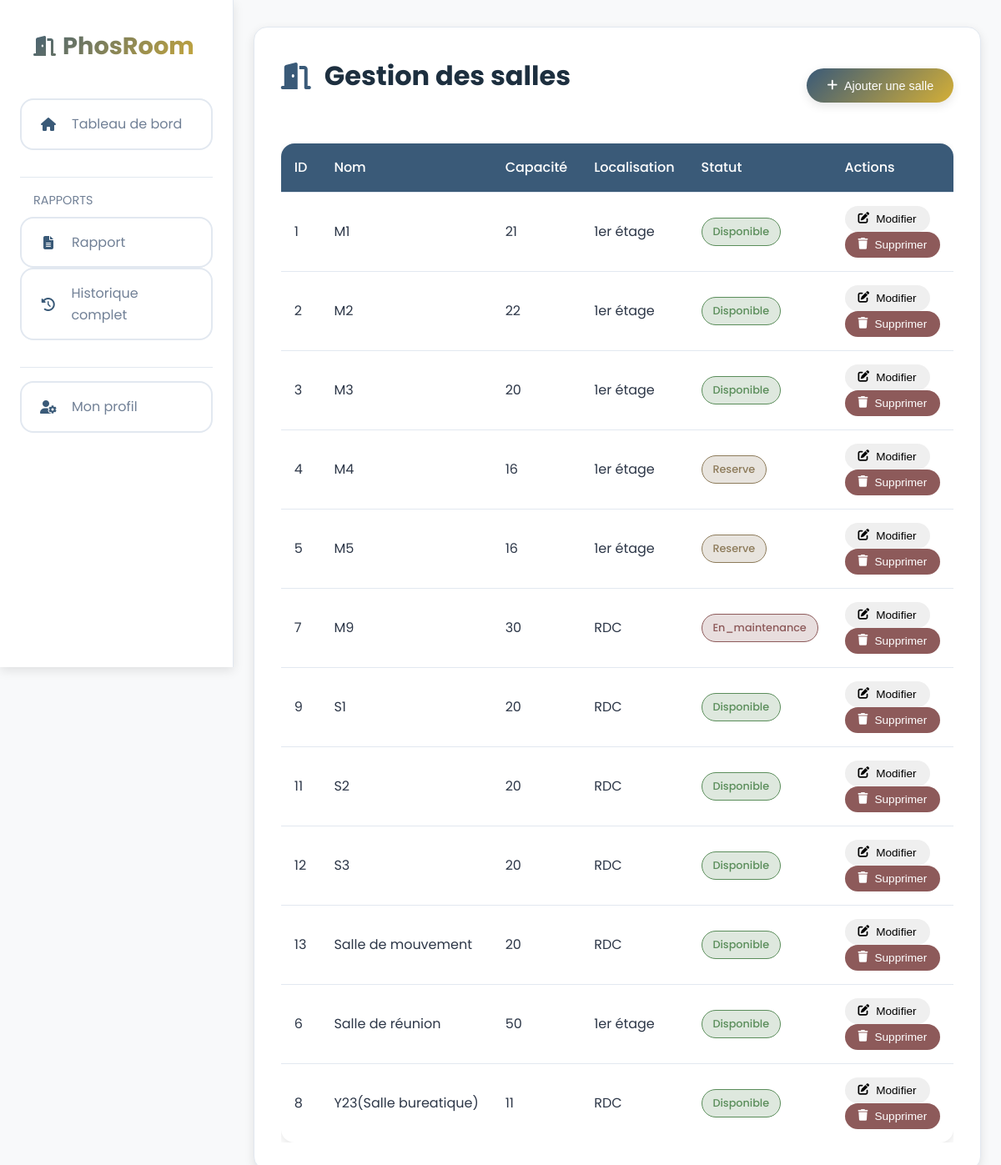
Screenshot of /manage_rooms.php (signed in) with the database file from the repository.
### tables this page shows
CREATE TABLE `salles` (
  `id` int(11) NOT NULL,
  `nom` varchar(100) NOT NULL,
  `capacite` int(11) NOT NULL,
  `localisation` varchar(50) NOT NULL,
  `disponible` tinyint(1) DEFAULT 1,
  `statut` enum('disponible','reserve','en_maintenance') NOT NULL DEFAULT 'disponible'
);

### manage_rooms.php (the view, shortened to what this page needs)
<?php
require_once 'sidebar.php';
$salles = $pdo->query("SELECT * FROM salles ORDER BY nom")->fetchAll(PDO::FETCH_ASSOC);
?>
<!DOCTYPE html>
<html lang="fr">
<head>
    <link rel="stylesheet" href="https://cdnjs.cloudflare.com/ajax/libs/font-awesome/6.4.0/css/all.min.css">
</head>
<body>
    <div class="container">
        <div class="header">
            <h1><i class="fas fa-door-open"></i> Gestion des salles</h1>
            <button id="addRoomBtn" class="btn btn-primary">
                <i class="fas fa-plus"></i> Ajouter une salle
            </button>
        </div>
        <div class="table-responsive">
            <table class="admin-table">
                <thead>
                    <tr>
                        <th>ID</th>
                        <th>Nom</th>
                        <th>Capacité</th>
                        <th>Localisation</th>
                        <th>Statut</th>
                        <th>Actions</th>
                    </tr>
                </thead>
                <tbody>
                    <?php foreach ($salles as $salle): ?>
                    <tr>
                        <td data-label="ID"><?= $salle['id'] ?></td>
                        <td data-label="Nom"><?= htmlspecialchars($salle['nom']) ?></td>
                        <td data-label="Capacité"><?= $salle['capacite'] ?></td>
                        <td data-label="Localisation"><?= htmlspecialchars($salle['localisation']) ?></td>
                        <td data-label="Statut">
                            <span class="status-badge status-<?= $salle['statut'] ?>">
                                <?= ucfirst($salle['statut']) ?>
                            </span>
                        </td>
                        <td class="actions" data-label="Actions">
                            <button class="btn btn-sm edit-room"
                                    data-id="<?= $salle['id'] ?>"
                                    data-nom="<?= htmlspecialchars($salle['nom']) ?>"
                                    data-capacite="<?= $salle['capacite'] ?>"
                                    data-localisation="<?= htmlspecialchars($salle['localisation']) ?>"
                                    data-statut="<?= $salle['statut'] ?>">
                                <i class="fas fa-edit"></i> Modifier
                            </button>
                            <form method="POST" style="display: inline;">
                                <button type="submit" class="btn btn-sm btn-danger"
                                    onclick="return confirm('Êtes-vous sûr de vouloir supprimer cette salle?')">
                                    <i class="fas fa-trash"></i> Supprimer
                                </button>
                            </form>
                        </td>
                    </tr>
                    <?php endforeach; ?>
                </tbody>
            </table>
        </div>
    </div>
</body>
</html>

### sidebar.php (shortened to what this page needs)
<?php
$user = $_SESSION['user'];
?>
<!DOCTYPE html>
<html lang="fr">
<head>
    <link rel="stylesheet" href="https://cdnjs.cloudflare.com/ajax/libs/font-awesome/6.4.0/css/all.min.css">
</head>
<body>
   <div class="app-container">
<aside class="sidebar">
    <div class="logo">
        <i class="fas fa-door-open"></i>
        PhosRoom
    </div>
    <?php if (!($user instanceof Administrateur)): ?>
        <nav class="nav-menu">
            <a href="dashboard.php" class="nav-item <?= basename($_SERVER['PHP_SELF']) == 'dashboard.php' ? 'active' : '' ?>">
                <i class="fas fa-home"></i>
                <span>Tableau de bord</span>
            </a>
            <a href="new_reservation.php" class="nav-item <?= basename($_SERVER['PHP_SELF']) == 'new_reservation.php' ? 'active' : '' ?>">
                <i class="fas fa-calendar-plus"></i>
                <span>Nouvelle réservation</span>
            </a>
            <a href="my_reservations.php" class="nav-item <?= basename($_SERVER['PHP_SELF']) == 'my_reservations.php' ? 'active' : '' ?>">
                <i class="fas fa-list"></i>
                <span>Mes réservations</span>
            </a>
            <a href="salles.php" class="nav-item <?= basename($_SERVER['PHP_SELF']) == 'salles.php' ? 'active' : '' ?>">
                <i class="fas fa-door-open"></i>
                <span>Les salles</span>
            </a>
            <a href="profile.php" class="nav-item <?= basename($_SERVER['PHP_SELF']) == 'profile.php' ? 'active' : '' ?>">
                <i class="fas fa-user-cog"></i>
                <span>Mon profil</span>
            </a>
        </nav>
    <?php else: ?>
        <nav class="nav-menu">
            <a href="dashboard.php" class="nav-item <?= basename($_SERVER['PHP_SELF']) == 'dashboard.php' ? 'active' : '' ?>">
                <i class="fas fa-home"></i>
                <span>Tableau de bord</span>
            </a>
            <div style="margin-top: 1rem; padding-top: 1rem; border-top: 1px solid var(--gray);">
                <p style="color: var(--text-light); font-size: 0.9rem; margin-bottom: 0.5rem; padding-left: 1rem;">RAPPORTS</p>
                <a href="reports.php" class="nav-item <?= basename($_SERVER['PHP_SELF']) == 'occupation_report.php' ? 'active' : '' ?>">
                    <i class="fas fa-file-alt"></i>
                    <span>Rapport</span>
                </a>
                <a href="reservation_history.php" class="nav-item <?= basename($_SERVER['PHP_SELF']) == 'reservation_history.php' ? 'active' : '' ?>">
                    <i class="fas fa-history"></i>
                    <span>Historique complet</span>
                </a>
            </div>
            <div style="margin-top: 1rem; padding-top: 1rem; border-top: 1px solid var(--gray);">
                <a href="profile.php" class="nav-item <?= basename($_SERVER['PHP_SELF']) == 'profile.php' ? 'active' : '' ?>">
                    <i class="fas fa-user-cog"></i>
                    <span>Mon profil</span>
                </a>
            </div>
        </nav>
    <?php endif; ?>
</aside>

### sidebar.php (style rules this page uses)
:root { --primary: #3A5A78; --primary-light: #6B8D9E; --primary-dark: #1D2F3F; --accent: #D4AF37; --light: #F8F9FA; --text: #2D3748; --text-light: #718096; --white: #FFFFFF; --gray: #E2E8F0; --success: #5A8D5A; --warning: #8D7B5A; --error: #8D5A5A; --dark-bg: #0F172A; --dark-surface: #1E293B; --dark-text: #F1F5F9; --dark-text-light: #94A3B8; --dark-gray: #334155; --dark-primary: #5B8FB9; --dark-primary-light: #7FB3D5; --dark-primary-dark: #1E3A8A; --dark-accent: #FBBF24; --gradient: linear-gradient(135deg, var(--primary) 0%, var(--accent) 100%); --glass: rgba(255, 255, 255, 0.3); --dark-glass: rgba(30, 41, 59, 0.5); --radius: 16px; --transition: all 0.4s cubic-bezier(0.16, 1, 0.3, 1); --shadow-sm: 0 4px 12px rgba(0, 0, 0, 0.1); --shadow-md: 0 8px 24px rgba(0, 0, 0, 0.15); --shadow-lg: 0 15px 35px rgba(0, 0, 0, 0.2); }
* { margin: 0; padding: 0; box-sizing: border-box; }
body { font-family: "Poppins", sans-serif; background-color: var(--light); color: var(--text); line-height: 1.6; overflow-x: hidden; transition: background-color 0.5s ease, color 0.5s ease; }
.app-container { display: grid; grid-template-columns: 280px 1fr; min-height: 100vh; }
.sidebar { background: var(--white); border-right: 1px solid var(--gray); padding: 2rem 1.5rem; position: sticky; top: 0; height: 100vh; z-index: 10; backdrop-filter: blur(10px); box-shadow: var(--shadow-sm); transition: background-color 0.3s ease, border-color 0.3s ease; }
.logo { font-size: 1.8rem; font-weight: 700; margin-bottom: 2.5rem; padding: 0 1rem; background: var(--gradient); -webkit-background-clip: text; -webkit-text-fill-color: transparent; background-clip: text; transition: var(--transition); display: flex; align-items: center; gap: 0.5rem; }
.logo i { font-size: 1.5rem; }
.nav-menu { display: flex; flex-direction: column; gap: 1rem; }
.nav-item { display: flex; align-items: center; gap: 1rem; padding: 1rem 1.25rem; border-radius: var(--radius); color: var(--text-light); text-decoration: none; transition: var(--transition); position: relative; overflow: hidden; background: var(--glass); backdrop-filter: blur(5px); border: 2px solid var(--gray); }
.nav-item i { width: 24px; text-align: center; transition: var(--transition); color: var(--primary); }

### rows the page displays
salles: id "1", nom "M1", capacite "21", localisation "1er étage", statut "Disponible"
salles: id "2", nom "M2", capacite "22", localisation "1er étage", statut "Disponible"
salles: id "3", nom "M3", capacite "20", localisation "1er étage", statut "Disponible"
salles: id "4", nom "M4", capacite "16", localisation "1er étage", statut "Reserve"
salles: id "5", nom "M5", capacite "16", localisation "1er étage", statut "Reserve"
salles: id "7", nom "M9", capacite "30", localisation "RDC", statut "En_maintenance"
salles: id "9", nom "S1", capacite "20", localisation "RDC", statut "Disponible"
salles: id "11", nom "S2", capacite "20", localisation "RDC", statut "Disponible"
salles: id "12", nom "S3", capacite "20", localisation "RDC", statut "Disponible"
salles: id "13", nom "Salle de mouvement", capacite "20", localisation "RDC", statut "Disponible"
salles: id "6", nom "Salle de réunion", capacite "50", localisation "1er étage", statut "Disponible"
salles: id "8", nom "Y23(Salle bureatique)", capacite "11", localisation "RDC", statut "Disponible"
